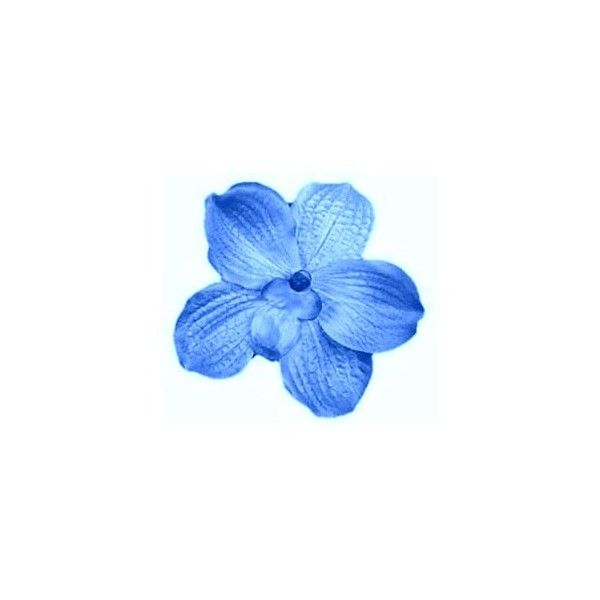
%> input picture bunga.jpg, 600 x 600 px
$ octave tresholding.m   (GNU Octave 9; MATLAB toolbox functions it lacks are replaced by stand-ins)
%> lines starting %> are read from the running program, lines starting %| are printed output that depends on the picture; in (x1, y1, x2, y2) boxes, pixels count from 0 and x2, y2 are one past the last pixel; in counts of white or black regions, pixels touching at a corner belong together; the program's own positions count from 1
clc;
clear;
close all;

img = imread('bunga.jpg');
%> img is the input picture: size 600x600x3 uint8; mean R, G, B 237.7, 244.8, 253.1

img_gray = rgb2gray(img);
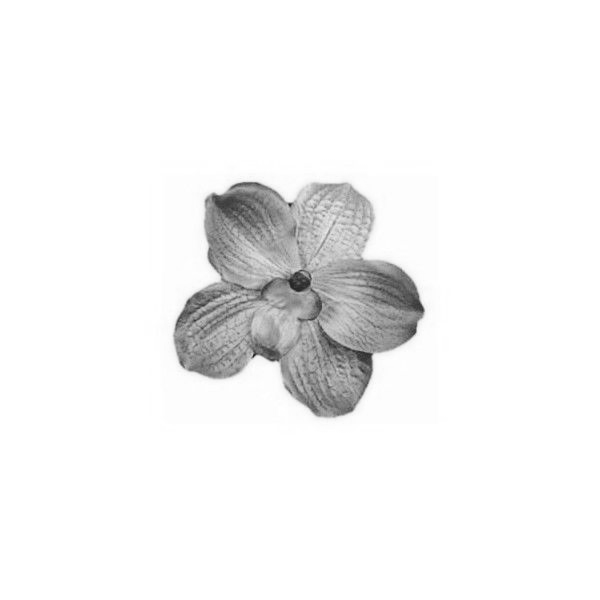
%> img_gray: size 600x600 uint8; min 36, max 255, mean 243.6

bwl = imbinarize(img_gray, 100/255);
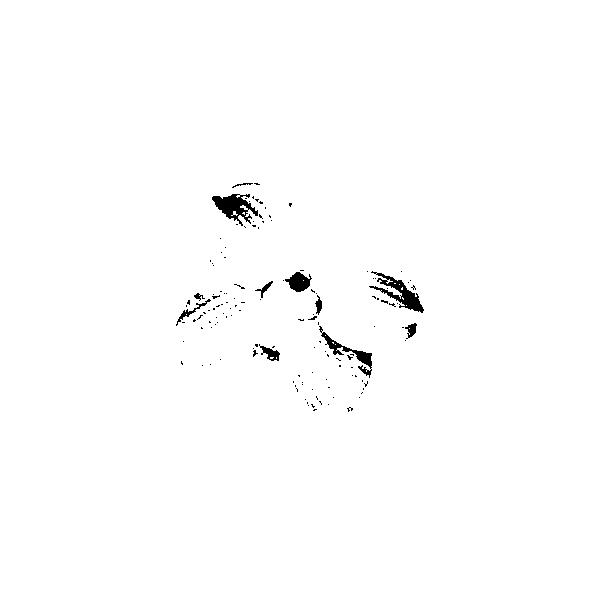
%> bwl: size 600x600 logical; 99.1% white; 136 black regions (125 under 20 px), largest, box (x1, y1, x2, y2) and area: (212, 194, 258, 226) 685, (369, 271, 424, 313) 685, (319, 326, 372, 378) 480
subplot(1,3,1),imshow(img); title('Citra Asli');
subplot(1,3,2),imshow(img_gray); title('Citra Gray');
subplot(1,3,3),imshow(bwl); title('Citra Tresholding');
